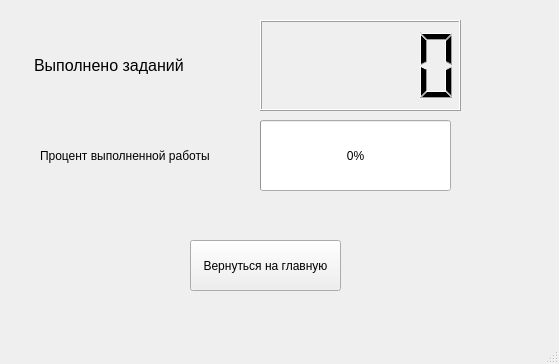
<?xml version="1.0" encoding="UTF-8"?>
<ui version="4.0">
 <class>MainWindow</class>
 <widget class="QMainWindow" name="MainWindow">
  <property name="geometry">
   <rect>
    <x>0</x>
    <y>0</y>
    <width>559</width>
    <height>364</height>
   </rect>
  </property>
  <property name="windowTitle">
   <string>MainWindow</string>
  </property>
  <widget class="QWidget" name="centralwidget">
   <widget class="QPushButton" name="back_button">
    <property name="geometry">
     <rect>
      <x>190</x>
      <y>240</y>
      <width>151</width>
      <height>51</height>
     </rect>
    </property>
    <property name="cursor">
     <cursorShape>PointingHandCursor</cursorShape>
    </property>
    <property name="autoFillBackground">
     <bool>false</bool>
    </property>
    <property name="text">
     <string>Вернуться на главную</string>
    </property>
   </widget>
   <widget class="QLCDNumber" name="lcdNumber">
    <property name="geometry">
     <rect>
      <x>260</x>
      <y>20</y>
      <width>201</width>
      <height>91</height>
     </rect>
    </property>
   </widget>
   <widget class="QProgressBar" name="progressBar">
    <property name="geometry">
     <rect>
      <x>260</x>
      <y>120</y>
      <width>191</width>
      <height>71</height>
     </rect>
    </property>
    <property name="value">
     <number>0</number>
    </property>
   </widget>
   <widget class="QLabel" name="label">
    <property name="geometry">
     <rect>
      <x>34</x>
      <y>15</y>
      <width>201</width>
      <height>101</height>
     </rect>
    </property>
    <property name="font">
     <font>
      <pointsize>12</pointsize>
     </font>
    </property>
    <property name="text">
     <string>Выполнено заданий</string>
    </property>
   </widget>
   <widget class="QLabel" name="label_2">
    <property name="geometry">
     <rect>
      <x>40</x>
      <y>120</y>
      <width>211</width>
      <height>71</height>
     </rect>
    </property>
    <property name="font">
     <font>
      <pointsize>9</pointsize>
     </font>
    </property>
    <property name="text">
     <string>Процент выполненной работы</string>
    </property>
   </widget>
  </widget>
  <widget class="QStatusBar" name="statusbar"/>
 </widget>
 <resources/>
 <connections/>
</ui>
